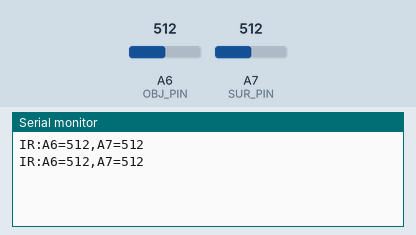
This sketch was run on a simulated Arduino Nano, built with avr-gcc and run on an emulated ATmega328P. Parts: the last lines printed to the serial monitor. The test bench sets the inputs (shaded band); at power-on: A6 (OBJ_PIN) = 512, A7 (SUR_PIN) = 512.

Above: at 1.3 s.
1.4 s: A6 (OBJ_PIN) set to 716
At 2.7 s:
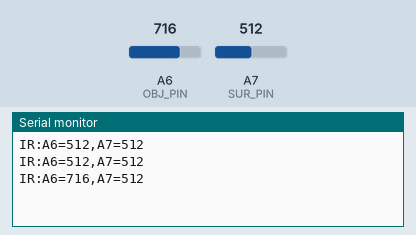
2.9 s: A7 (SUR_PIN) set to 716
At 4.1 s:
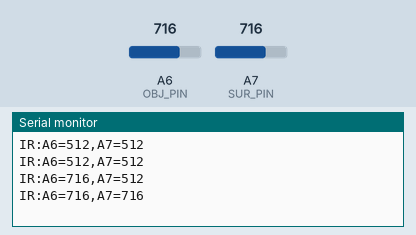
4.4 s: A6 (OBJ_PIN) set to 900
At 4.8 s:
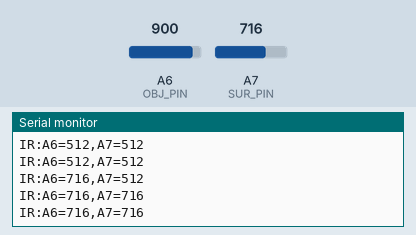
5.9 s: A7 (SUR_PIN) set to 900
At 7.3 s:
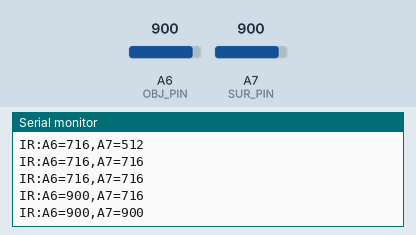
Timing chart, 0 to 8.4 s (numbered marks = the images above; inputs shaded):
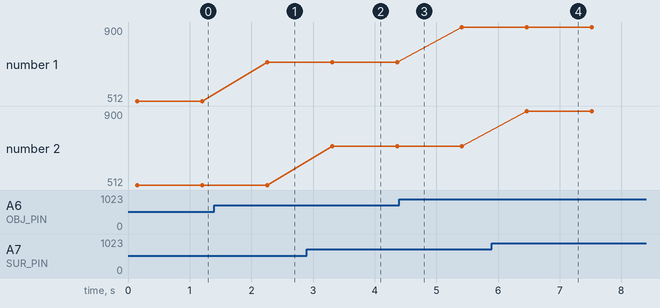

The sketch:

ir-read.ino
```cpp
// Arduino Nano IR Temperature Sensor Reader
// Seeed Studio Grove IR Temperature Sensor v1.2
// Uses INTERNAL 1.1V reference for ADC (manufacturer spec)
// A6 = OBJ (object temperature, thermopile)
// A7 = SUR (ambient temperature, NTC thermistor)

const int OBJ_PIN = A6;  // object temperature (thermopile)
const int SUR_PIN = A7;  // surrounding temperature (NTC)
const int SAMPLES = 10;

void setup() {
  Serial.begin(9600);
  analogReference(INTERNAL);  // 1.1V internal reference
  delay(100);
}

void loop() {
  long sum_obj = 0, sum_sur = 0;
  for (int i = 0; i < SAMPLES; i++) {
    sum_obj += analogRead(OBJ_PIN);
    sum_sur += analogRead(SUR_PIN);
    delay(5);
  }
  int avg_obj = sum_obj / SAMPLES;
  int avg_sur = sum_sur / SAMPLES;

  // Format: IR:A6=obj_val,A7=sur_val
  Serial.print("IR:");
  Serial.print("A6=");
  Serial.print(avg_obj);
  Serial.print(",A7=");
  Serial.println(avg_sur);

  delay(1000);
}
```

Measured:
- after the input at 1.4 s, the serial monitor: prints a new line after 0.86 s (image 1)
- after the input at 2.9 s, the serial monitor: prints a new line after 0.41 s (image 2)
- after the input at 5.9 s, the serial monitor: prints a new line after 0.57 s (image 4)
- plotted number 1: 512 → 716 after the input at 1.4 s, 716 → 900 after the input at 4.4 s
